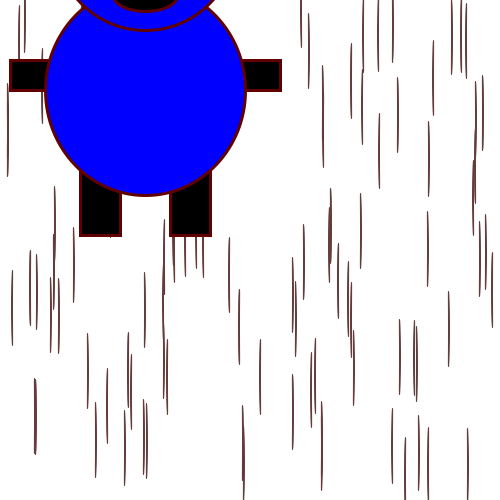
Frame 1 (no input)
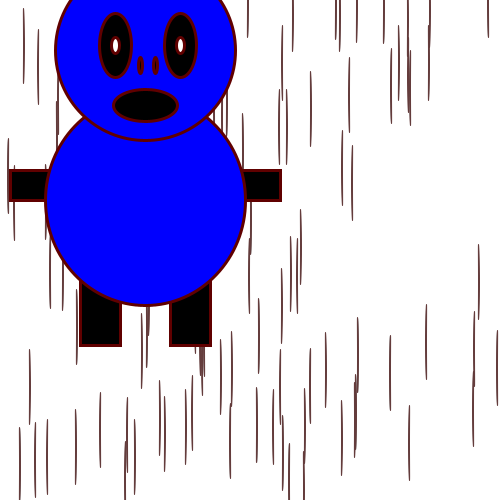
Frame 60 (the mouse pressed at the canvas centre just before this capture)
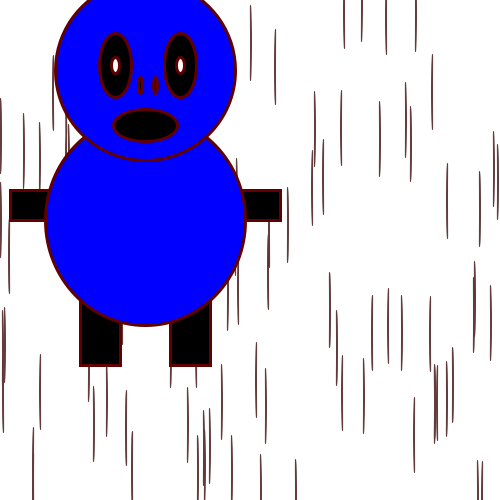
Frame 120 (the mouse held since frame 60 and released just before this capture)

The Processing sketch that drew these frames (run headless with seeded random() and noise(); from frame 60 on, the mouse is pressed at the canvas centre):

// Processing sketch: processing_132348
// ── processing_132348.pde


int monsterX;
int monsterY;
int richting;
int teller;
boolean test;
 
float i=50;
 
int y;
int spatie;
int stop;
int breedte;
int hoogte;
  
 
void setup(){
size(500,500);
monsterX = 100;
monsterY = 100;
richting = 10;
teller = 0;
test = true;
spatie = 10;
stop = height;
breedte = 10;
}
 
void draw(){
background(255,255,255);
strokeWeight(2);
stroke(200,50,50);
ellipseMode(CENTER);
background(255);
 
loopRegen();
updateX();
moveRand();
tekenMonster();
}
 
 
void loopRegen() {
 
  
  fill(100, 30, 20);
  
  if (test == true) {
    fill(0);
  }
  else if (test == false) {
    fill(55, 0, 0);
  }
  strokeWeight(1);
      for(int i=0; i < 100; i ++){
    stroke(100,60,60);
  ellipse(random(0,500),random(0,500),1,75);
     
   }
  while (i > 500) { i = 0; }
    
  strokeWeight(3);
  
 stroke(96, 0, 0);
}
 
void updateX() {
 
monsterY = monsterY + richting;
}
 
void moveRand () {
  
  if(monsterY > 450 || monsterY <-60){
    richting= -richting;
    teller = teller+1;
  }
    
  if(teller == 10){
teller=0;
test =!test;
 
  }
}
 
void tekenMonster (){
 
rect(monsterX -20,monsterY +60,40,65);  //linker been
rect(monsterX +70,monsterY +60,40,65);  //rechter been
rect(monsterX -90,monsterY -50,60,30);  //linker arm
rect(monsterX +120,monsterY -50,60,30);  //rechter arm
fill(0,0,255);
ellipseMode(CENTER);
ellipse(monsterX +45,monsterY -20,200,210); //lichaam
ellipse(monsterX +45,monsterY -170,180,180); //hoofd
 
//armen, mond en navel
 
 if( test == true){
   fill(255,0.0);
 }
 else {
   fill (0,255,0);
 }
    
fill(0,0,0);
ellipse(monsterX +45,monsterY -115,64,32); //mond
fill(0,0,0);
ellipse(monsterX +40,monsterY -155,4,16); //rechterneusgat
ellipse(monsterX +55,monsterY -155,4,16); //linkerneusgat
 
// ogen
fill(0,0,0);
ellipse(monsterX +15 ,monsterY -175,32,64); //linker oog
fill(255,255,255);
ellipse(monsterX +15,monsterY -175,8,16); //linker pupil
fill(0,0,0);
ellipse(monsterX +80,monsterY -175,32,64); //rechter oog
fill(255,255,255);
ellipse(monsterX +80,monsterY -175,8,16); //rechter pupil
println(teller);
}
